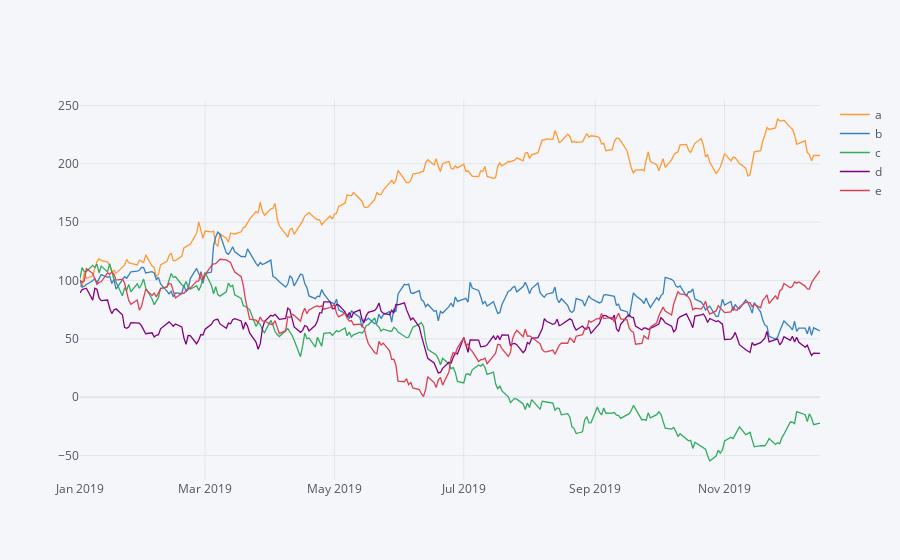

Here is the notebook cell this chart was saved with:
### Code cell
df.iplot()

### Figure 1 — Plotly figure (JSON) as saved in the notebook; plotly's stock layout.template omitted (floating-point values rounded to 4 significant figures; data arrays with more than 128 entries replaced by an {"elided": "..."} marker saying what was removed)
{"data": [{"line": {"color": "rgba(255, 153, 51, 1.0)", "dash": "solid", "shape": "linear", "width": 1.3}, "mode": "lines", "name": "a", "text": "", "type": "scatter", "x": {"elided": "250 str values"}, "y": {"elided": "250 float values"}}, {"line": {"color": "rgba(55, 128, 191, 1.0)", "dash": "solid", "shape": "linear", "width": 1.3}, "mode": "lines", "name": "b", "text": "", "type": "scatter", "x": {"elided": "250 str values"}, "y": {"elided": "250 float values"}}, {"line": {"color": "rgba(50, 171, 96, 1.0)", "dash": "solid", "shape": "linear", "width": 1.3}, "mode": "lines", "name": "c", "text": "", "type": "scatter", "x": {"elided": "250 str values"}, "y": {"elided": "250 float values"}}, {"line": {"color": "rgba(128, 0, 128, 1.0)", "dash": "solid", "shape": "linear", "width": 1.3}, "mode": "lines", "name": "d", "text": "", "type": "scatter", "x": {"elided": "250 str values"}, "y": {"elided": "250 float values"}}, {"line": {"color": "rgba(219, 64, 82, 1.0)", "dash": "solid", "shape": "linear", "width": 1.3}, "mode": "lines", "name": "e", "text": "", "type": "scatter", "x": {"elided": "250 str values"}, "y": {"elided": "250 float values"}}], "layout": {"legend": {"bgcolor": "#F5F6F9", "font": {"color": "#4D5663"}}, "paper_bgcolor": "#F5F6F9", "plot_bgcolor": "#F5F6F9", "title": {"font": {"color": "#4D5663"}}, "xaxis": {"gridcolor": "#E1E5ED", "showgrid": true, "tickfont": {"color": "#4D5663"}, "title": {"font": {"color": "#4D5663"}, "text": ""}, "zerolinecolor": "#E1E5ED"}, "yaxis": {"gridcolor": "#E1E5ED", "showgrid": true, "tickfont": {"color": "#4D5663"}, "title": {"font": {"color": "#4D5663"}, "text": ""}, "zerolinecolor": "#E1E5ED"}}}
